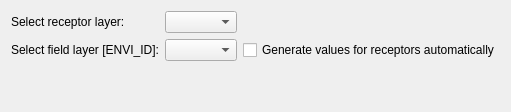
                <widget class="QWidget" name="tab_8">
                 <attribute name="title">
                  <string>Receptors</string>
                 </attribute>
                 <layout class="QGridLayout" name="gridLayout_17">
                  <item row="1" column="1">
                   <widget class="QgsFieldComboBox" name="cb_recID">
                    <property name="sizePolicy">
                     <sizepolicy hsizetype="Expanding" vsizetype="Fixed">
                      <horstretch>0</horstretch>
                      <verstretch>0</verstretch>
                     </sizepolicy>
                    </property>
                   </widget>
                  </item>
                  <item row="1" column="2">
                   <widget class="QCheckBox" name="chk_recID">
                    <property name="text">
                     <string>Generate values for receptors automatically</string>
                    </property>
                   </widget>
                  </item>
                  <item row="2" column="0" colspan="3">
                   <spacer name="horizontalSpacer">
                    <property name="orientation">
                     <enum>Qt::Orientation::Horizontal</enum>
                    </property>
                    <property name="sizeHint" stdset="0">
                     <size>
                      <width>40</width>
                      <height>20</height>
                     </size>
                    </property>
                   </spacer>
                  </item>
                  <item row="1" column="0">
                   <widget class="QLabel" name="label_28">
                    <property name="text">
                     <string>Select field layer [ENVI_ID]:</string>
                    </property>
                   </widget>
                  </item>
                  <item row="0" column="0">
                   <widget class="QLabel" name="label_24">
                    <property name="text">
                     <string>Select receptor layer:</string>
                    </property>
                   </widget>
                  </item>
                  <item row="0" column="1">
                   <widget class="QgsMapLayerComboBox" name="cb_recLayer">
                    <property name="sizePolicy">
                     <sizepolicy hsizetype="Expanding" vsizetype="Fixed">
                      <horstretch>0</horstretch>
                      <verstretch>0</verstretch>
                     </sizepolicy>
                    </property>
                    <property name="currentIndex">
                     <number>-1</number>
                    </property>
                    <property name="allowEmptyLayer">
                     <bool>true</bool>
                    </property>
                   </widget>
                  </item>
                  <item row="3" column="0">
                   <widget class="QLabel" name="label_166">
                    <property name="text">
                     <string/>
                    </property>
                   </widget>
                  </item>
                 </layout>
                </widget>
